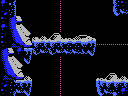

A level layout from a 2D game, rendered from its tile map. Below: a short description, then the map file with its tile-grid data intact:
An orthogonal 16x12 tile map with 8x8 px tiles, 1 tile layer (Tile Layer 1) and 3 objects (2x item, 4x4-item).

<map version="1.0" orientation="orthogonal" renderorder="right-down" width="16" height="12" tilewidth="8" tileheight="8" nextobjectid="28">
 <properties>
  <property name="down" value="hole" />
  <property name="right" value="hole" />
  <property name="up" value="hole" />
 </properties>
 <tileset firstgid="1" name="tiles" tilewidth="8" tileheight="8" tilecount="256" columns="16">
  <image source="tiles.png" width="128" height="128" />
 </tileset>
 <layer name="Tile Layer 1" width="16" height="12">
  <data encoding="csv">
124,126,1,1,1,1,1,174,1,1,1,1,1,1,125,122,
244,252,1,1,1,1,1,174,1,1,1,1,1,1,129,132,
122,193,194,1,1,1,1,174,1,1,1,1,1,1,1,1,
124,209,210,211,1,1,1,174,1,1,1,1,1,1,1,1,
123,225,226,227,98,99,103,104,97,100,101,102,1,1,1,1,
122,241,242,243,114,115,114,115,116,116,117,118,155,155,155,155,
193,194,124,118,130,131,130,131,132,132,133,134,1,1,1,1,
209,210,211,134,1,1,1,174,1,1,1,1,1,1,1,1,
225,226,227,1,1,1,1,174,1,1,1,1,1,1,1,1,
241,242,243,99,1,1,1,174,1,1,1,1,97,103,104,99,
244,217,115,118,1,1,1,174,1,1,1,1,113,114,114,115,
122,201,131,134,1,1,1,174,1,1,1,1,129,132,202,124
</data>
 </layer>
 <objectgroup name="objects">
  <object id="15" type="item" x="32" y="24" width="16" height="16" />
  <object id="16" type="4x4-item" x="48" y="8" width="32" height="32" />
  <object id="27" type="item" x="80" y="24" width="16" height="16" />
 </objectgroup>
</map>
